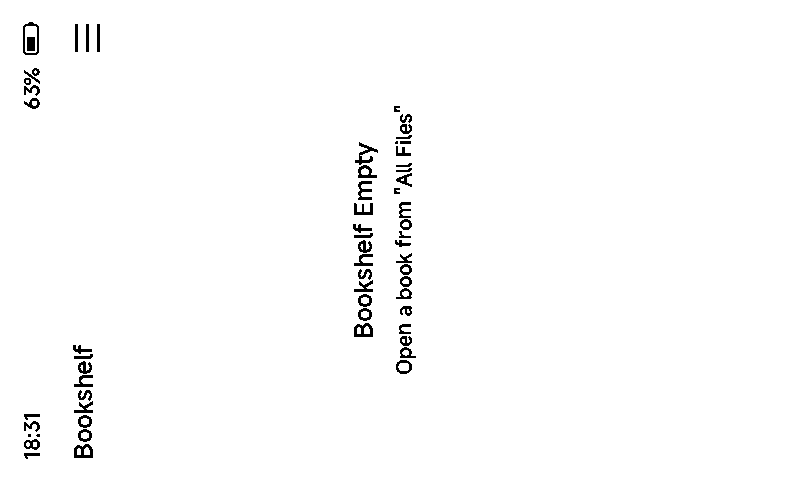
#> input picture tests/golden/stock-home.png, 800 x 480 px; its folder holds 8 pictures in this run
$ python readme_images.py
#> lines starting #> are read from the running program, lines starting #| are printed output that depends on the picture
#!/usr/bin/env python3
"""Rebuild the README's pictures (docs/images/*.png) from the test goldens and the gamebook's art.

    .venv/bin/python tools/readme_images.py

Every picture is something a test already pins, so the README shows what the emulator really draws:
  gallery.png    six screens: the stock 7.x Home, its menu, its reader, a Lua status screen, and the
                 Gull Rock gamebook's cover and a plate page (tests/golden/stock-*, gamebook-*)
  fidelity.png   CrossPoint's Home as the real reader screenshots itself next to the emulator's
                 panel; test_device_screenshot.py sets the battery to the device's and holds the two
                 at 0 differing pixels (the golden shown here is at the default 63 %)
  plates.png     the gamebook's eight plates, as tools/gamebook.py renders them
  licorice.png   XTOS Licorice 26102901, the stock's rewrite as the device runs it: its Home (Recent), the
                 side drawer, a book page and the light panel (tests/golden/licorice-v26102901-*,
                 pinned by tests/test_licorice.py)
Run it after a golden or a plate changes; captions use Inter (fonts/inter/, OFL, fetched locally per
fonts/README.md) and fall back to PIL's default font.
"""
import os
import sys

from PIL import Image, ImageDraw, ImageFont

ROOT = os.path.dirname(os.path.dirname(os.path.abspath(__file__)))
GOLD = os.path.join(ROOT, 'tests', 'golden')
OUT = os.path.join(ROOT, 'docs', 'images')
sys.path.insert(0, os.path.join(ROOT, 'tools'))

BG, INK, MUTED = 255, 0, 110


# [11 lines left out: function font, not called in this run]


def upright(name):
    """A panel golden (800 x 480 landscape, the portrait UI drawn rotated) as the reader shows it."""
    im = Image.open(os.path.join(GOLD, name)).convert('L')
    return im.rotate(-90, expand=True) if im.width > im.height else im


def framed(im, pad=10):
    """The screen with a thin bezel line, so white pages read as pages on a white README."""
    out = Image.new('L', (im.width + 2 * pad, im.height + 2 * pad), BG)
    out.paste(im, (pad, pad))
    d = ImageDraw.Draw(out)
    d.rectangle([pad - 1, pad - 1, pad + im.width, pad + im.height], outline=170, width=1)
    return out


# [15 lines left out: function grid, not called in this run]


def gallery():
    cells = [(framed(upright('stock-home.png')), 'Stock firmware: Home'),
             (framed(upright('stock-menu.png')), 'Stock firmware: the menu'),
             (framed(upright('stock-reader-page1.png')), 'Stock firmware: reading'),
             (framed(upright('stock-lua-status-panels.png')), 'A Lua app: status screen'),
             (framed(upright('gamebook-title.png')), 'A Lua app: the Gull Rock gamebook'),
             (framed(upright('gamebook-ledge.png')), 'Gull Rock: a plate page')]
    return grid(cells, 3)


# [27 lines left out: functions fidelity, plates, licorice, not called in this run]


def main():
    os.makedirs(OUT, exist_ok=True)
    for name, make in (('gallery.png', gallery), ('fidelity.png', fidelity), ('plates.png', plates),
                       ('licorice.png', licorice)):
        im = make()
        path = os.path.join(OUT, name)
        im.save(path, optimize=True)
        print(f'{path}: {im.width} x {im.height}')
#> this loop made 1 pass
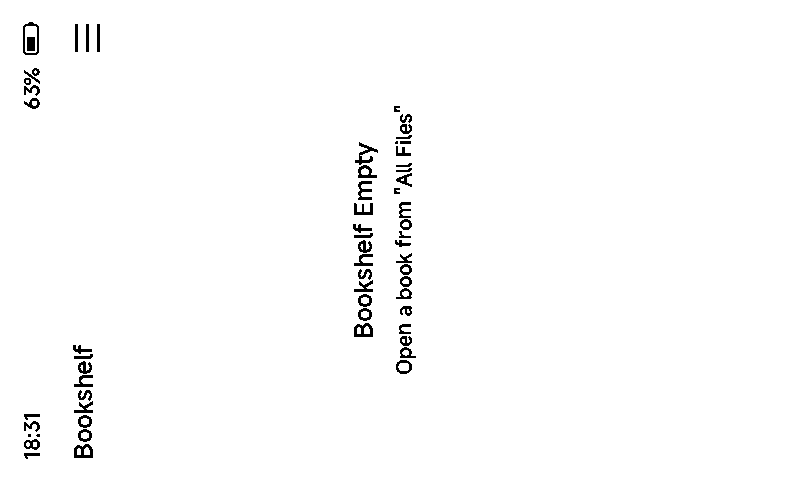
#> input picture tests/golden/stock-home.png, 800 x 480 px
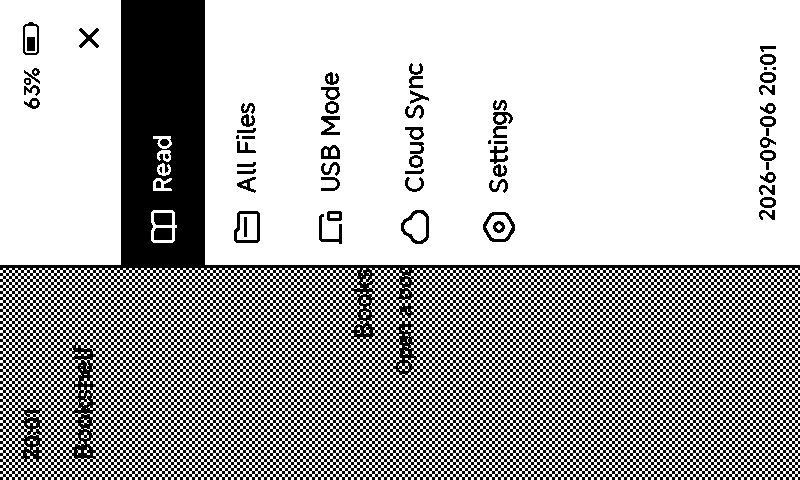
#> input picture tests/golden/stock-menu.png, 800 x 480 px
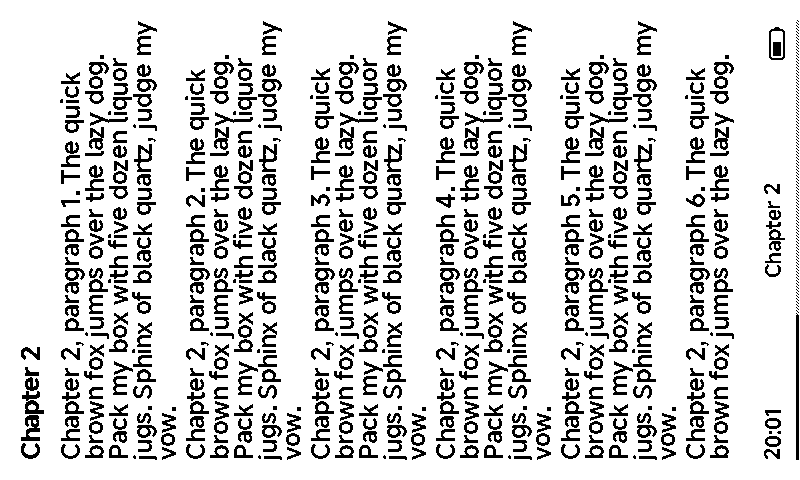
#> input picture tests/golden/stock-reader-page1.png, 800 x 480 px
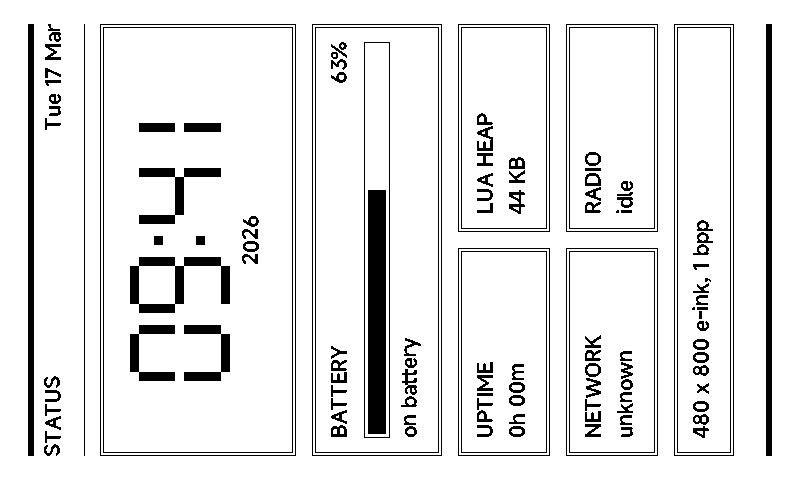
#> input picture tests/golden/stock-lua-status-panels.png, 800 x 480 px


if __name__ == '__main__':
#> (the run stopped early here; a loop or call above may not have finished)
